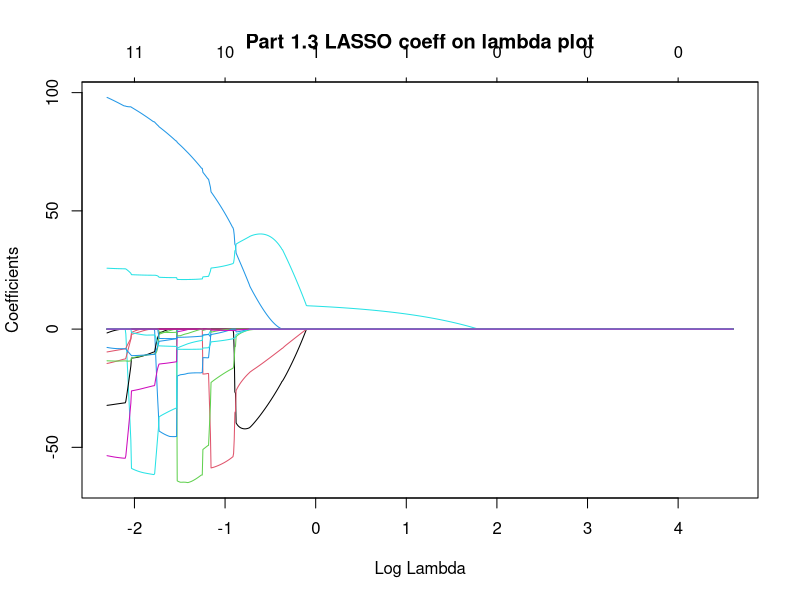
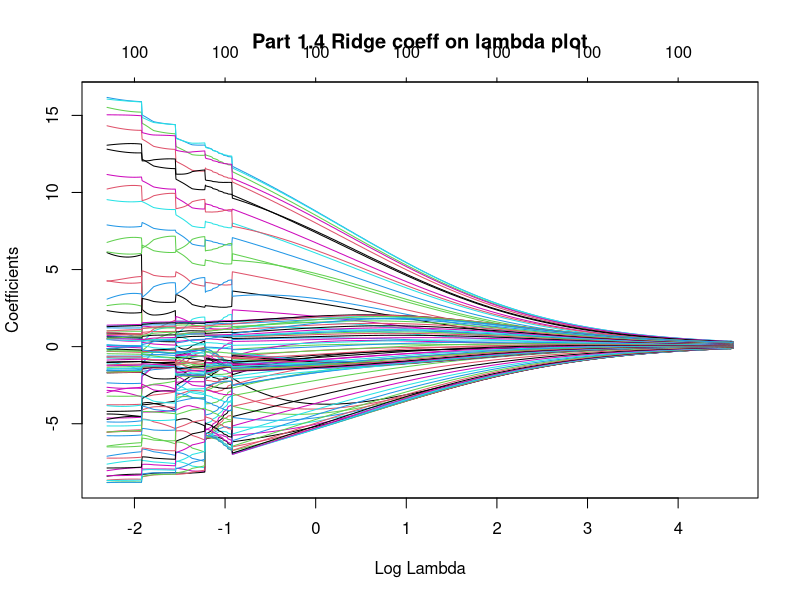
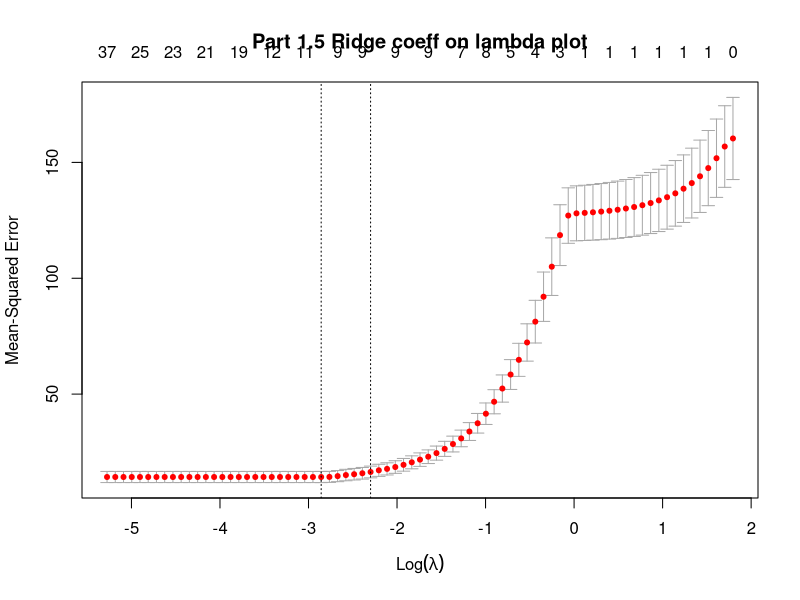
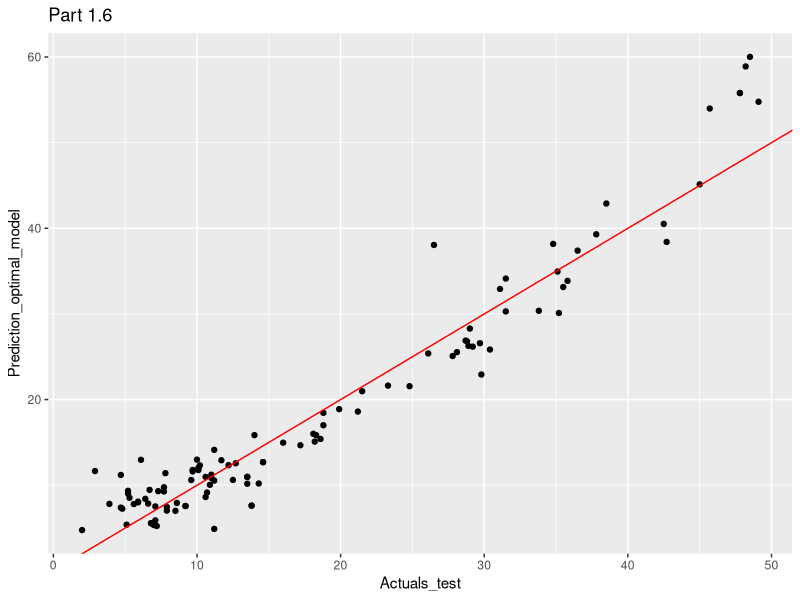

Source code (R) for these figures, in order:
setwd("~/Desktop/SKOLA/TDDE01/tdde01_labbar/lab2/")
tecator<-read.csv("tecator.csv")
colnames(tecator)

#Divide data
n<-dim(tecator)[1]
set.seed(12345)
id<-sample(1:n, floor(n*0.5))
train<-tecator[id,]
test <- tecator[-id,]

###################################
################ 1 ################
###################################

#Create data set containing Fat & Channels
library(dplyr)
train_fat <- train %>% select(Fat,Channel1:Channel100)
test_fat <- test %>% select(Fat,Channel1:Channel100)
colnames(train_fat)

lm_train <- lm(Fat~., data=train_fat)
summary(lm_train)

pred_train <- predict(lm_train, train_fat)
pred_test <- predict(lm_train, test_fat)

mean(lm_train$residuals^2)
train_MSE = mean((pred_train - train_fat$Fat)^2)
test_MSE = mean((pred_test - test_fat$Fat)^2)
train_MSE #0.005709117
test_MSE #722.4294

#Using MSE to estimate the training- and test data error, it seems like the model is very overfit because the test data MSE is many orders larger than the training data MSE. Further we recognize that model uses all 100 Channel features to predict Fat which is yet another indication that the model is indeed overfitted. Therefore, the quality of the prediction, and thus the quality of the model is considered to be low. 

###################################
################ 2 ################
###################################

#No code needed

###################################
################ 3 ################
###################################

#install.packages("glmnet")
library(glmnet)

#Alpha = 1 is Lasso penalty and Alpha = 0 is ridge penalty
lasso <- glmnet(x=train_fat[,-1],y=train_fat[,1],
                aplha=1, family = "gaussian", lambda=1)

#For lambda = 1 we only keep Channel41 as a feature
#Fat = -12,188797+9,707926*Channel41
coef(lasso) #Non used are equal to 0

x_values<-train_fat[,-1]
y_values<-train_fat[,1]

#Fit and plot the coefficients against log lambda
lambdas <- 10^{seq(from = -1, to = 2, length = 1000)}
lambda_fit <- glmnet(x_values, y_values, alpha = 1, lambda = lambdas)
plot(lambda_fit, xvar = "lambda", main="Part 1.3 LASSO coeff on lambda plot")
#Each line represents a coefficient and for every log λ each coefficient has a certain value. The number of features is derived by checking the number of coefficients with a value distinct from 0. From the plot we conclude that we have three features just before lambda become 1. Analyzing it more in detail we conclude that we get three coefficients when:

#Check for what lambdas we have 3 coefficients
lambda_coeff <- data.frame(lambda_fit$df,lambda_fit$lambda)
index <- which(lambda_fit$df == 3)
three_coeff <- lambda_coeff[index,]
three_coeff
max(three_coeff$lambda_fit.lambda)
min(three_coeff$lambda_fit.lambda)
#0.6931717≤ λ ≤0.9014776 approximately

#Great looking plot av MSE
#cvfit <- cv.glmnet(x=as.matrix(x_values), y=y_values)
#plot(cvfit)

###################################
################ 4 ################
###################################

lambdas_ridge <- 10^{seq(from = -1, to = 2, length = 1000)}
lambda_ridge_fit <- glmnet(x_values, y_values, alpha = 0, lambda = lambdas_ridge)
plot(lambda_ridge_fit, xvar = "lambda", main="Part 1.4 Ridge coeff on lambda plot")
#By comparing the two plots we conclude that using Ridge regression model uses all 100 features for all lambdas. A conclusion is that LASSO can reduce the number of features by eliminating non-significant features completely, but Ridge cannot. 

###################################
################ 5 ################
###################################

#Cross validation with default number of folds
cv_lambda <- cv.glmnet(x=as.matrix(x_values), y=y_values)
plot(cv_lambda, main="Part 1.5 Ridge coeff on lambda plot") #Lambda on MSE
cv_lambda$lambda.min #Optimal λ=0.05744535

#From the plot we conclude that as lambda increases, and thus log λ, so does the CV score (MSE). For the optimal λ = 0.05234206, nine features where chosen. The information in the plot suggests that the optimal λ value doesn’t results in a statistically significantly better prediction than log λ = -4 since log λ = -4 and the optimal lambda result in models that have the same MSE. However, using the optimal lambda result in less features resulting in a simpler model. 

#Get optimal lambda
opt_lambda<-cv_lambda$lambda.min

#Coefficents for opt lambda
opt_coef<-coef(cv_lambda, s = cv_lambda$lambda.min)
opt_coef
opt_lambda_lasso_fit <- glmnet(x_values, y_values, alpha = 1, lambda = opt_lambda)

matrix_x_values<-as.matrix(test_fat[,-1])
optimal_predict <- predict(opt_lambda_lasso_fit, matrix_x_values)

library("reshape2")
library("ggplot2")

df<-data.frame(test$Fat,optimal_predict) 
colnames(df) <- c("Actuals_test","Prediction_optimal_model")

ggplot(data=df,aes(x=Actuals_test,y=Prediction_optimal_model))+
  geom_point()+
  geom_abline(intercept = 0, slope = 1, color = "red")+
  labs(title="Part 1.6")